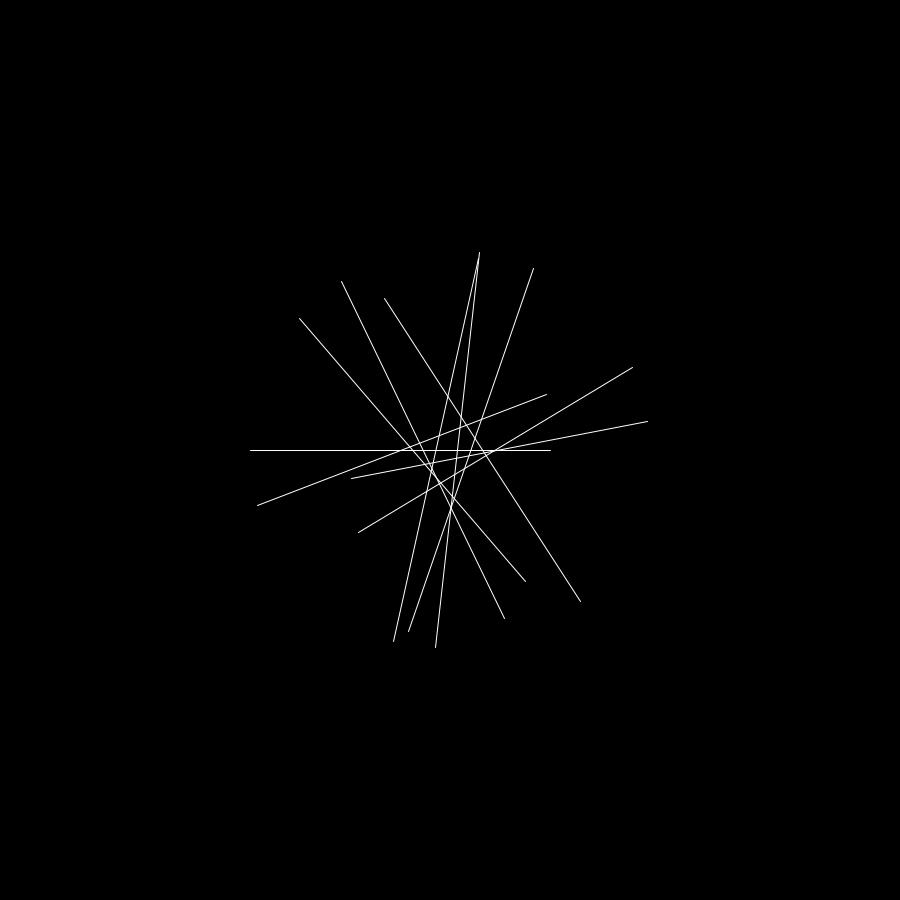
Frame 1 (no input)
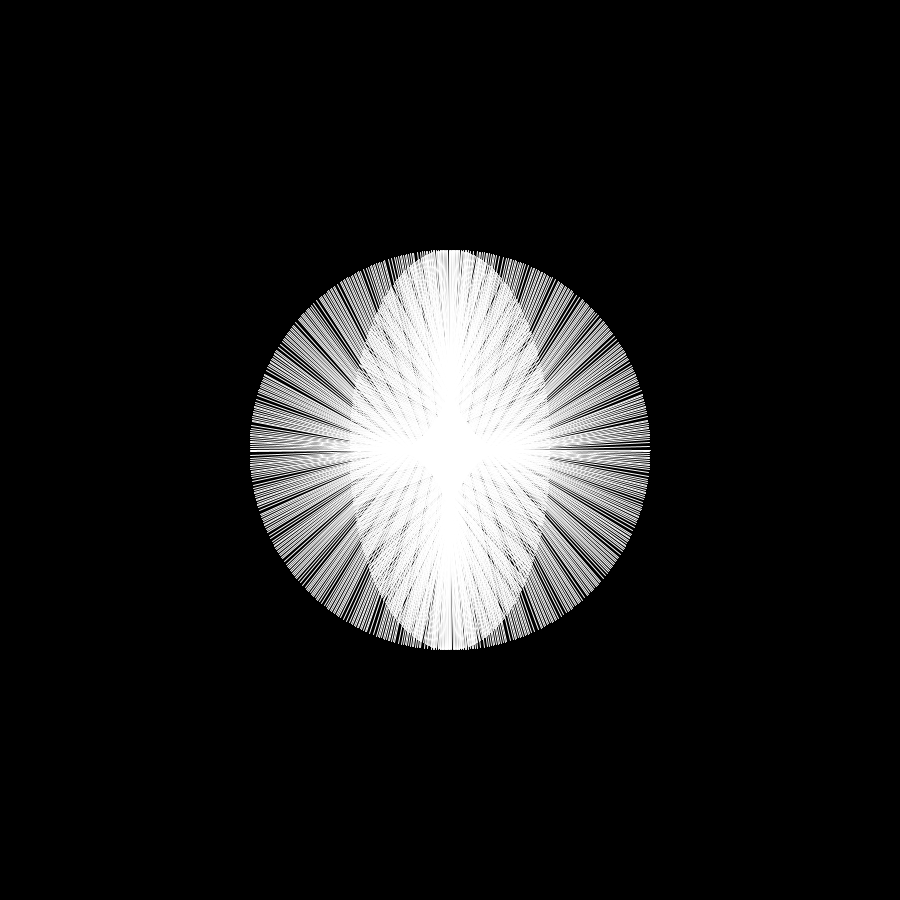
Frame 60 (the mouse pressed at the canvas centre just before this capture)
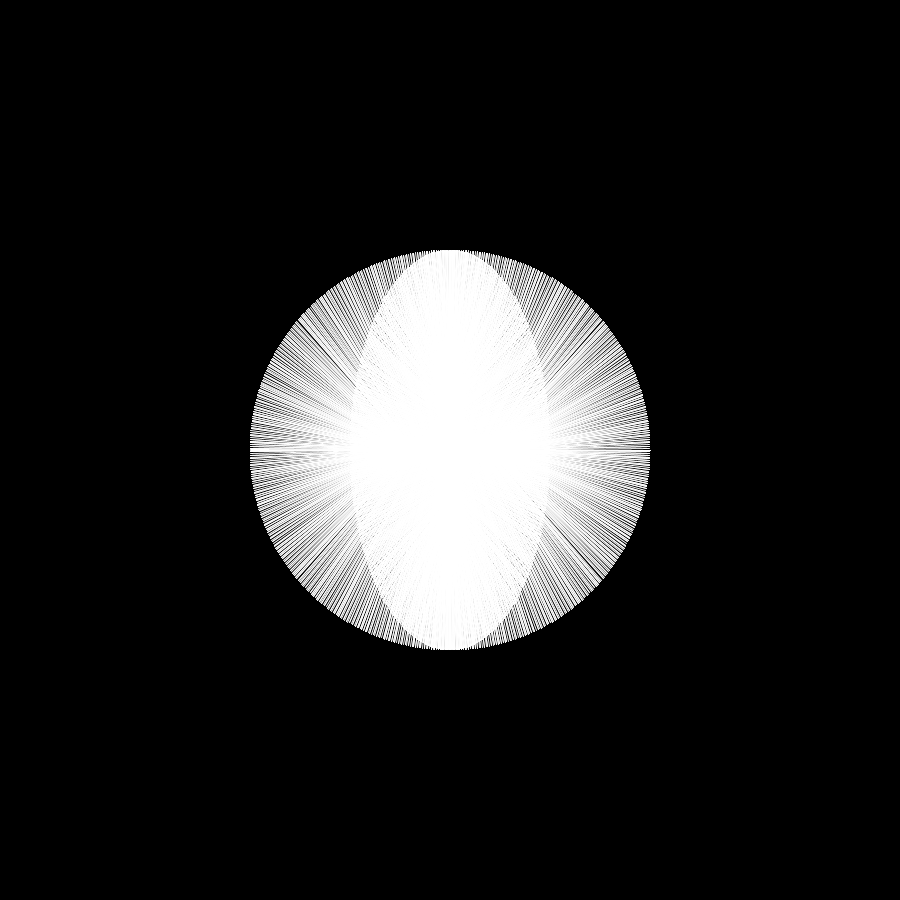
Frame 120 (the mouse held since frame 60 and released just before this capture)

The Processing sketch that drew these frames (run headless with seeded random() and noise(); from frame 60 on, the mouse is pressed at the canvas centre):

// Processing sketch: FadingLines
// ── FadingLines.pde
int n = 10; //number of lines
float alphDec = 250/n; //amount alpha does down by
FLine[] lines = new FLine[n];

float a1 = 0; //num to generate first point
float a2 = 0; //num to gernerate second point

float iD1 = 1; //increment d1
float iD2 = 1; //increment d2

float s1 = 100; //scale of p1
float s2 = 200; //scale of p2


void setup(){
    size (900, 900); //width,height
    background (0); //changes the backgroud to black
    stroke (255); //makes the line white
    frameRate(10);

    for (int i = 0; i < n; i++){
        float[] p1 = p1();
        float[] p2 = p2();
        lines[i] = new FLine(p1[0],p1[1],p2[0],p2[1]);
        lines[i].fade(alphDec*i);
    }
}

void draw(){
    clear();
    drawLines();
    changeLines();
}

float[] p1 (){
    float[] p1 = new float[2];

    p1[0] = cos(a1)*s1 + width/2;
    p1[1] = sin(a1)*s2 + height/2;

    a1 += iD1;

    return p1;
}

float[] p2 (){
    float[] p2 = new float[2];

    p2[0] = -cos(a2)*s2 + width/2;
    p2[1] = -sin(a2)*s2 + height/2;

    a2 += iD2;

    return p2;
}

void drawLines(){
    for (int i = 0; i < n; i++){
        alpha(lines[i].a);
        line(lines[i].x1,lines[i].y1,lines[i].x2,lines[i].y2);
    }
}

void changeLines(){
    for (int i = 0; i < n; i++){
        float[] p1 = p1();
        float[] p2 = p2();
        lines[i].x1 = p1[0];
        lines[i].y1 = p1[1];
        lines[i].x2 = p2[0];
        lines[i].y2 = p2[1];
    }
}

class FLine{
    float x1,y1,x2,y2;
    int a = 255;

    FLine(float x1,float y1,float x2,float y2){
        this.x1 = x1;
        this.y1 = y1;
        this.x2 = x2;
        this.y2 = y2;
    }

    void fade(float dec){
        a -= dec;
    }
}
